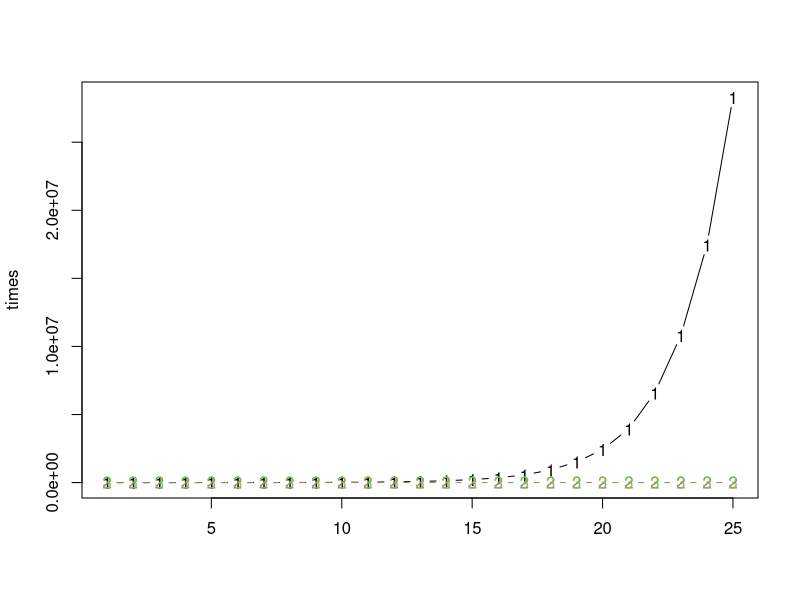
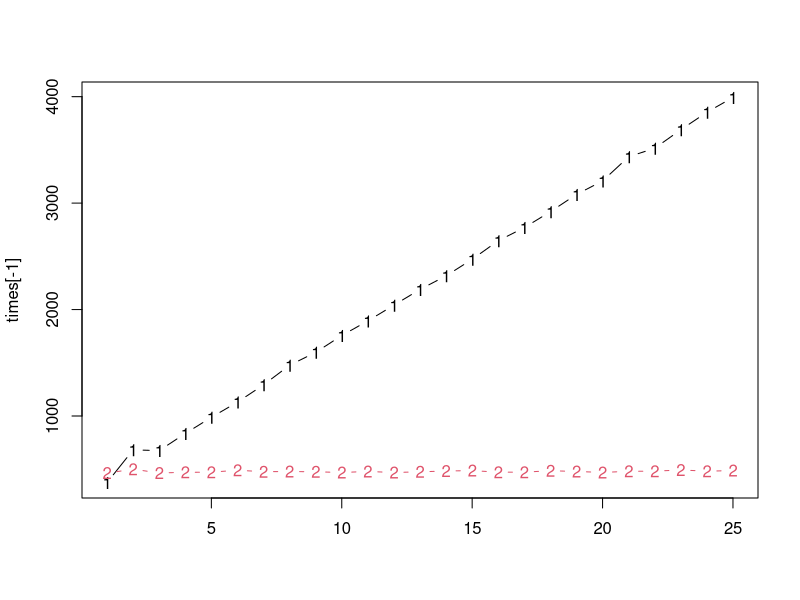

These figures' R source, in order:
# Fibonacci
# ---------
# Write a function that generates the nth Fibonacci number.
#
# Fibonacci numbers are defined by the recurrence relation
#
# f(1) = 0
# f(2) = 1
# f(n) = f(n - 1) + f(n - 2)
#
# So the sequence is
# 0, 1, 1, 2, 3, 5, 8, 13, 21, 34, ...


# The naive, recursive solution to Fibonacci is incredibly
# inefficient:
fib1 = function(n) {
  if (n == 1)
    0
  else if (n == 2)
    1
  else
    fib1(n - 2) + fib1(n - 1)
}


# Slightly better version:
fib2 = function(n) {
  ans = c(NA, 0, 1)
  for (i in 1:n) {
    x = ans[2:3]
    ans = c(x, sum(x))
  }

  ans[[1]]
}


# Best version:
fib3 = function(n) {
  phi = (1 + sqrt(5)) / 2
  psi = (1 - sqrt(5)) / 2

  n = n - 1
  (phi^n - psi^n) / sqrt(5)
}

# Switching to a for-loop is not what makes the second
# version faster. Recursion and for-loops have similar
# performance in R.
#
# The second version is faster because it does not do any
# redundant computations. Think about how the first version
# computes the 5th number:
#
#                       fib(2)
#                      /
#                fib(3)
#               /      \
#         fib(4)        fib(1)
#        /      \
#       /        fib(2)
# fib(5)
#       \        fib(2)
#        \      /
#         fib(3)
#               \
#                fib(1)
#
# Notice that fib(3) is computed 2 times, fib(2) is
# computed 3 times, and so on.


# The microbenchmark package is useful for timing things.
library(microbenchmark)

microbenchmark(
  fib1 = fib1(10), fib2 = fib2(10), fib3 = fib3(10))

# A little function that times another function at the points 1:25.
timeit = function(f, pts = 1:25) {
  sapply(pts, function(x) {
    bench = microbenchmark(f(x), n = 20)
    median(bench$time)
  })
}

# Time each function.
times = lapply(list(fib1, fib2, fib3), timeit)
names(times) = c("fib1", "fib2", "fib3")
times = do.call(cbind, times)
times = as.data.frame(times)

# Some graphics showing the difference in times.
# fib1 is exponential time while fib2 is linear
matplot(times, type = "b")

# Hide the exponential fib1 times to show that fib3 is constant time.
matplot(times[-1], type = "b")




